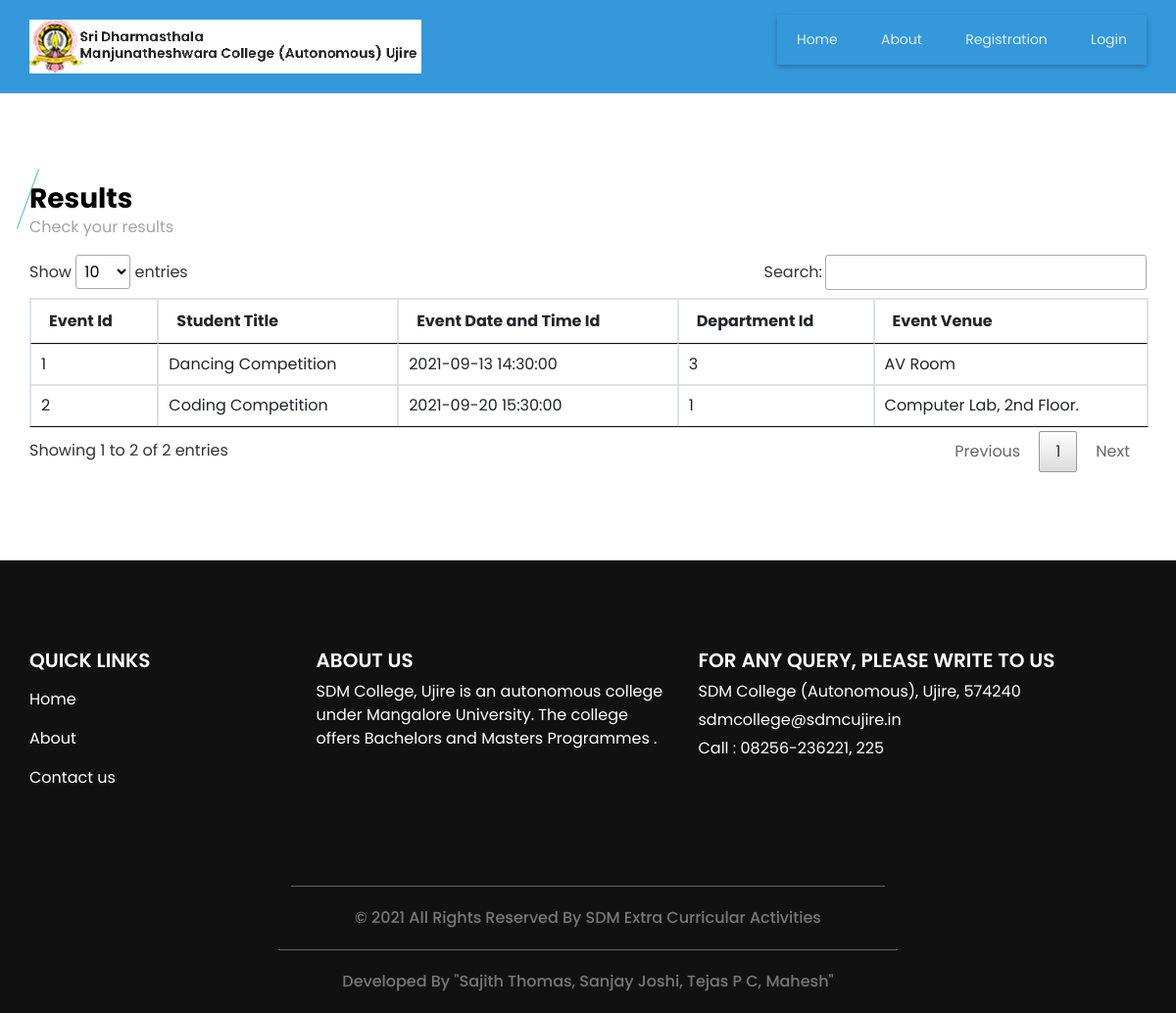
The page /event_display.php on the database as committed earlier.
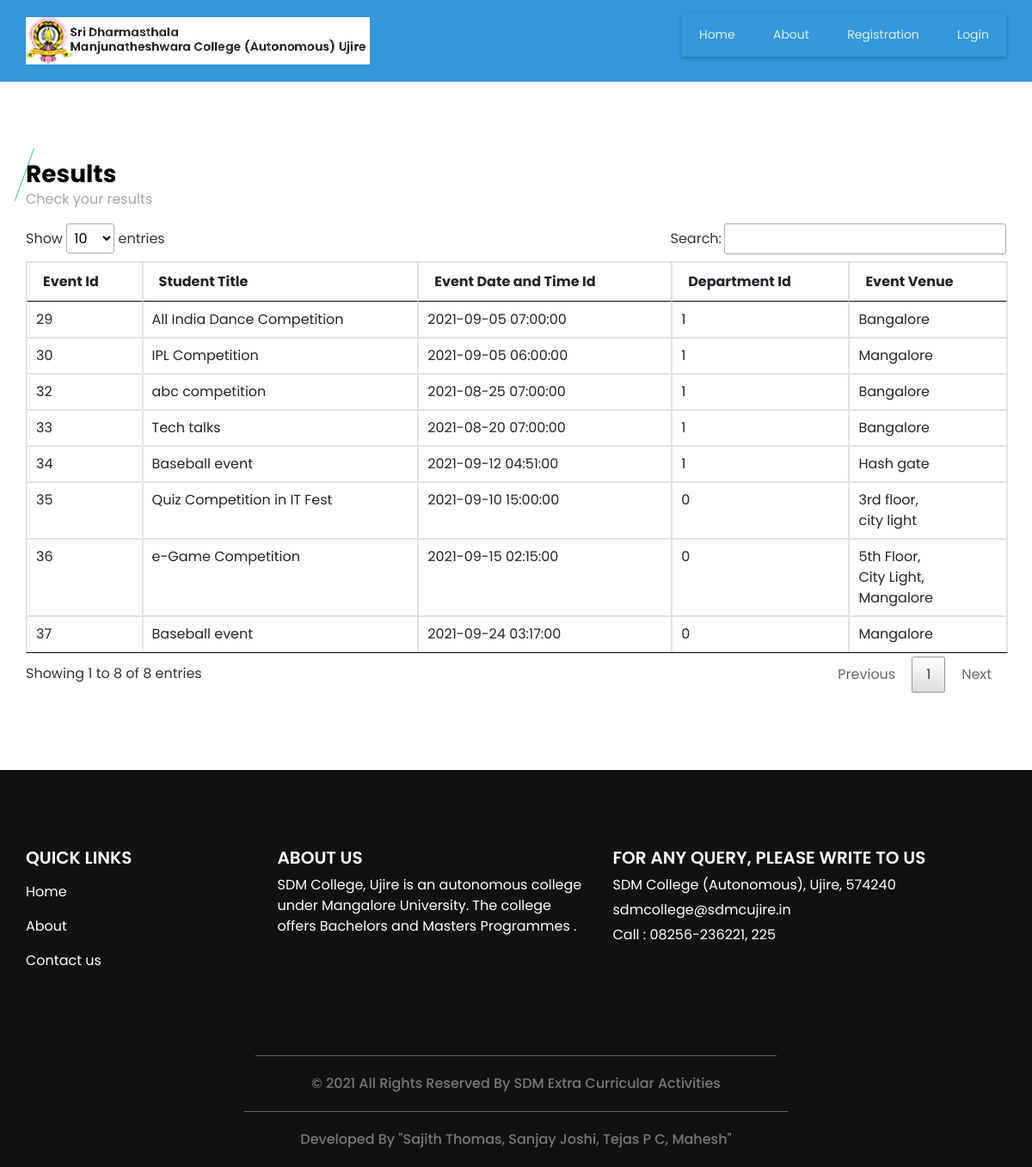
The same page on the database as committed later.
### tables this page shows
CREATE TABLE `event` (
  `event_id` bigint(20) NOT NULL,
  `event_type_id` int(11) NOT NULL,
  `event_participation_type` varchar(25) NOT NULL COMMENT 'Single, Team',
  `no_of_participants` int(11) NOT NULL,
  `event_title` varchar(300) NOT NULL,
  `event_description` text NOT NULL,
  `event_rules` text NOT NULL,
  `event_banner` varchar(300) NOT NULL,
  `department_id` int(11) NOT NULL,
  `club_id` int(11) NOT NULL,
  `course_id` text NOT NULL,
  `st_class` text NOT NULL,
  `event_date_time` datetime NOT NULL,
  `event_venue` text NOT NULL,
  `staff_id` int(11) NOT NULL,
  `participation_limit` int(11) NOT NULL,
  `event_status` varchar(10) NOT NULL
);

### event_display.php (the view, shortened to what this page needs)
<?php
include("header.php");
?>
  <section class="event_section layout_padding">
    <div class="container">
      <div class="heading_container">
        <h3>
         Results
        </h3>
        <p>
         Check your results
        </p>
      </div>
      <div class="event_container">
        <div class="">
<table id="datatableplugin" class="table table-bordered">
	<thead>
		<tr>
			<th>Event Id</th>
			<th>Student Title</th>
			<th>Event Date and Time Id</th>
			<th>Department Id</th>
			<th>Event Venue</th>
		</tr>
	</thead>
	<tbody>
		<?php
		$sqlview = "SELECT * FROM  event";
		$qsqlview = mysqli_query($con,$sqlview);
		while($rsview = mysqli_fetch_array($qsqlview))
		{
			echo "<tr>
				<td>$rsview[event_id]</td>
				<td>$rsview[event_title]</td>
				<td>$rsview[event_date_time]</td>
				<td>$rsview[department_id]</td>
				<td>$rsview[event_venue]</td>
			</tr>";
		}
		?>
	</tbody>
</table>
        </div>
      </div>
    </div>
  </section>
<?php
include("footer.php");
?>

Rows that differ between the two databases and show on the page:
removed event: event_id "1", event_title "Dancing Competition", event_date_time "2021-09-13 14:30:00", department "3", event_venue "AV Room"
removed event: event_id "2", event_title "Coding Competition", event_date_time "2021-09-20 15:30:00", department "1", event_venue "Computer Lab, 2nd Floor."
added event: event_id "29", event_title "All India Dance Competition", event_date_time "2021-09-05 07:00:00", department "1", event_venue "Bangalore"
added event: event_id "30", event_title "IPL Competition", event_date_time "2021-09-05 06:00:00", department "1", event_venue "Mangalore"
added event: event_id "32", event_title "abc competition", event_date_time "2021-08-25 07:00:00", department "1", event_venue "Bangalore"
added event: event_id "33", event_title "Tech talks", event_date_time "2021-08-20 07:00:00", department "1", event_venue "Bangalore"
added event: event_id "34", event_title "Baseball event", event_date_time "2021-09-12 04:51:00", department "1", event_venue "Hash gate"
added event: event_id "35", event_title "Quiz Competition in IT Fest", event_date_time "2021-09-10 15:00:00", department "0", event_venue "3rd floor, city light"
added event: event_id "36", event_title "e-Game Competition", event_date_time "2021-09-15 02:15:00", department "0", event_venue "5th Floor, City Light, Mangalore"
added event: event_id "37", event_title "Baseball event", event_date_time "2021-09-24 03:17:00", department "0", event_venue "Mangalore"
Other text that changed with them:
text written by a page script: "Show entries Search: Showing 1 to 2 of 2 entries Previous 1 Next" → "Show entries Search: Showing 1 to 8 of 8 entries Previous 1 Next"
